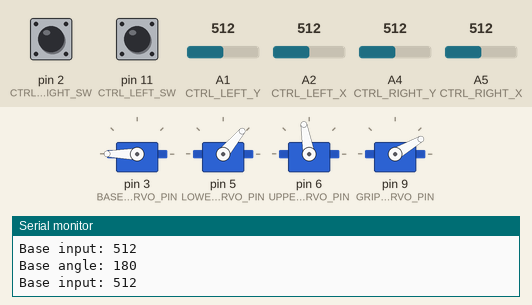
Simulated run of this sketch. Board: Arduino Uno, built with avr-gcc and run on an emulated ATmega328P. Parts: 4 × servo, the last lines printed to the serial monitor. The inputs (shaded band) are chosen by the test bench; at power-on: A1 (CTRL_LEFT_Y) = 512, A4 (CTRL_RIGHT_Y) = 512, A2 (CTRL_LEFT_X) = 512, pin 2 (CTRL_RIGHT_SW) HIGH, pin 11 (CTRL_LEFT_SW) HIGH, A5 (CTRL_RIGHT_X) = 512.

Above: at 1.2 s.
1.3 s: A1 (CTRL_LEFT_Y) set to 526
At 4.0 s:
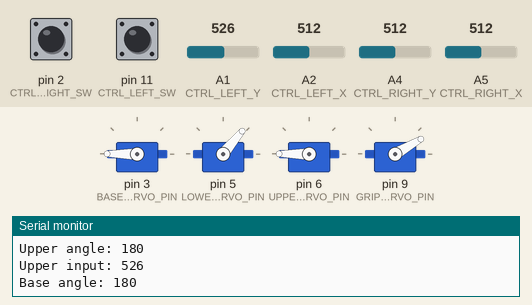
4.3 s: A4 (CTRL_RIGHT_Y) set to 526
7.3 s: A4 (CTRL_RIGHT_Y) set to 543
At 7.76 s:
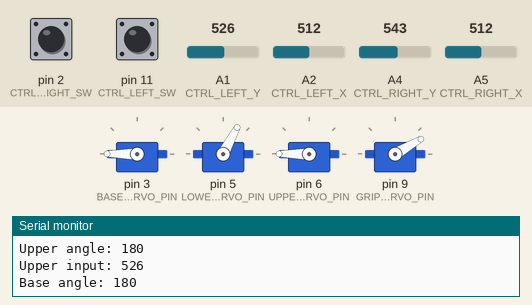
10.3 s: A2 (CTRL_LEFT_X) set to 493
13.3 s: A2 (CTRL_LEFT_X) set to 470
At 13.48 s:
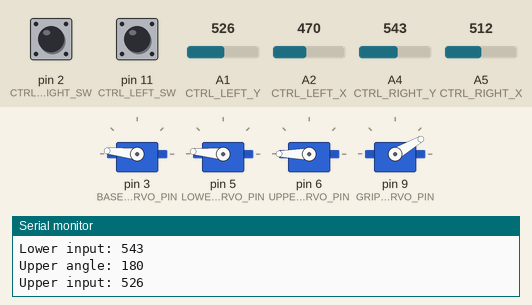
16.3 s: A1 (CTRL_LEFT_Y) set to 306
At 22.0 s:
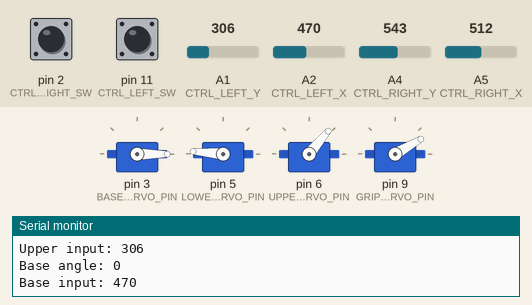
Timing chart, 0 to 22.4 s (numbered marks = the images above; inputs shaded):
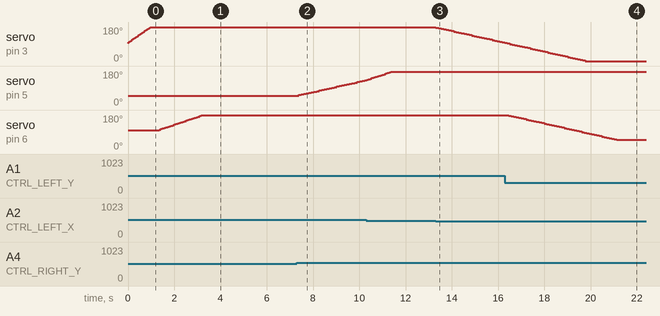

Measured:
- the behaviour switches between 515 and 516 on A1 (CTRL_LEFT_Y) (found by bisection; images 0 and 1)
- the behaviour switches between 535 and 536 on A4 (CTRL_RIGHT_Y) (found by bisection; images 1 and 2)
- the behaviour switches between 480 and 479 on A2 (CTRL_LEFT_X) (found by bisection; images 2 and 3)
- after the input at 1.3 s, servo on pin 6 (UPPER_SERVO_PIN): moves from 100° to 180° over 1.9 s, starting after 0.05 s
- after the input at 7.3 s, servo on pin 5 (LOWER_SERVO_PIN): moves from 50° to 131° over 2.8 s, starting after 0.09 s
- after the input at 13.3 s, servo on pin 3 (BASE_SERVO_PIN): moves from 180° to 96° over 3.0 s, starting at once
- after the input at 16.3 s, servo on pin 6 (UPPER_SERVO_PIN): moves from 180° to 50° over 4.7 s, starting after 0.16 s

The sketch:

Arm_A1.ino
```cpp
#include <Servo.h>

#define DELAY_MS 10

// Servo objects
Servo baseServo, lowerServo, upperServo, gripperServo;

// Servo pins
const int BASE_SERVO_PIN = 3;
const int LOWER_SERVO_PIN = 5;
const int UPPER_SERVO_PIN = 6;
const int GRIPPER_SERVO_PIN = 9;

// Joystick pins
const int CTRL_LEFT_X = A2;
const int CTRL_LEFT_Y = A1;
const int CTRL_RIGHT_X = A5;
const int CTRL_RIGHT_Y = A4;
const int CTRL_LEFT_SW = 11;  // Left joystick button
const int CTRL_RIGHT_SW = 2; // Right joystick button

// Servo angle limits
const int BASE_MIN = 0, BASE_MAX = 180;
const int LOWER_MIN = 45, LOWER_MAX = 175;
const int UPPER_MIN = 50, UPPER_MAX = 180; //90;
const int GRIPPER_MIN = 60, GRIPPER_MAX = 33;

// Store current angles
int baseAngle = 90;
int lowerAngle = 50; //50;
int upperAngle = 100;
int gripperAngle = 30; //3

// Function to move servo smoothly

void setup() {
  Serial.begin(9600);

  // Attach servos
  baseServo.attach(BASE_SERVO_PIN);
  lowerServo.attach(LOWER_SERVO_PIN);
  upperServo.attach(UPPER_SERVO_PIN);
  gripperServo.attach(GRIPPER_SERVO_PIN);

  // Set initial positions
  baseServo.write(baseAngle);
  lowerServo.write(lowerAngle);
  upperServo.write(upperAngle);
  gripperServo.write(gripperAngle);

  // Setup joystick buttons
  pinMode(CTRL_LEFT_SW, INPUT_PULLUP);
  //digitalWrite(CTRL_LEFT_SW, HIGH);
  pinMode(CTRL_RIGHT_SW, INPUT_PULLUP);
  //digitalWrite(CTRL_RIGHT_SW, HIGH);
}

void loop() {
  // Read joystick values
  int baseInput = analogRead(CTRL_LEFT_X);
  int upperInput = analogRead(CTRL_LEFT_Y);
  int lowerInput = analogRead(CTRL_RIGHT_Y);
  int gripperInput = analogRead(CTRL_RIGHT_X);
  int rightButton = digitalRead(CTRL_RIGHT_SW);
  int leftButton = digitalRead(CTRL_LEFT_SW);

 if(rightButton == LOW){
  Serial.println("RIGHT BUTTON");
 }
 else if (leftButton == LOW){
  Serial.println("LEFT BUTTON");
 }

  if(abs(baseInput - 495) > 15) {
    int change = (baseInput < 495) ? -3 : 3;
    baseAngle += change;
    if (baseAngle < BASE_MIN) {
      baseAngle = BASE_MIN;
    } else if (baseAngle > BASE_MAX) {
      baseAngle = BASE_MAX;
    }
    baseServo.write(baseAngle);
    Serial.print("Base angle: ");
    Serial.println(baseAngle);
    Serial.print("Base input: ");
    Serial.println(baseInput);

  }

  if(abs(lowerInput - 520) > 15) {
    int change = (lowerInput < 520) ? -3 : 3;

    lowerAngle += change;
    if (lowerAngle < LOWER_MIN) {
      lowerAngle = LOWER_MIN;
    } else if (lowerAngle > LOWER_MAX) {
      lowerAngle = LOWER_MAX;
    }

    lowerServo.write(lowerAngle);
    Serial.print("Lower angle: ");
    Serial.println(lowerAngle);
    Serial.print("Lower input: ");
    Serial.println(lowerInput);

  }

  if(abs(upperInput - 500) > 15) {
    int change = (upperInput < 500) ? -3 : 3;
    upperAngle += change;
    if (upperAngle < UPPER_MIN) {
      upperAngle = UPPER_MIN;
    } else if (upperAngle > UPPER_MAX) {
      upperAngle = UPPER_MAX;
    }
    upperServo.write(upperAngle);
    Serial.print("Upper angle: ");
    Serial.println(upperAngle);
    Serial.print("Upper input: ");
    Serial.println(upperInput);

  }

  if (rightButton == LOW || leftButton == LOW) {
    delay(300);
    if (gripperServo.read() == GRIPPER_MIN) {
      gripperServo.write(GRIPPER_MAX);
      Serial.println("Grippers: OPEN");
    } else {
      gripperServo.write(GRIPPER_MIN);
      Serial.println("Grippers: CLOSED");
    }
  }

  delay(10);
}
```
